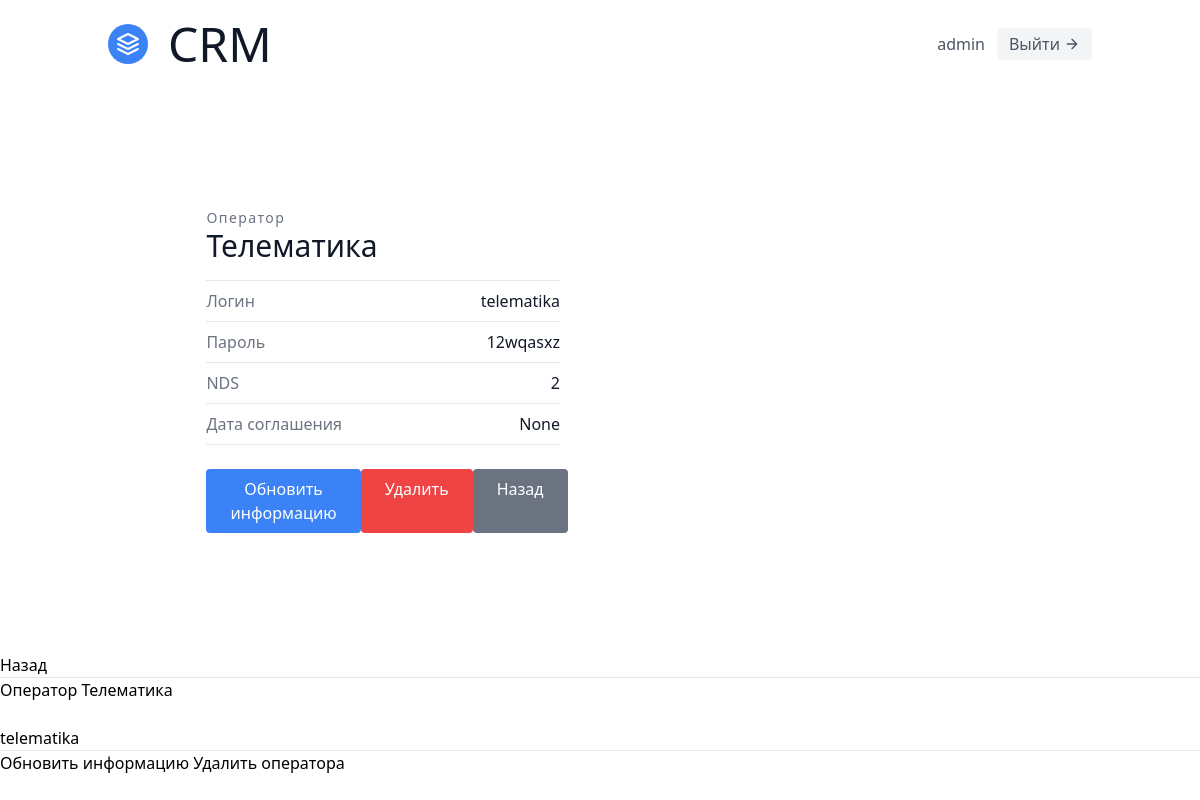
The page /operators/3/ (signed in) on the database its author committed.
### info/models.py (models this page shows, shortened)
class User(AbstractUser):
	pass

class Operator(models.Model):
	fullname = models.CharField(max_length=256)
	host = models.CharField(max_length=128)
	login = models.CharField(max_length=40)
	password = models.CharField(max_length=50)
	nds = models.IntegerField(null=True)
	proc = models.IntegerField(null=True)
	rod = models.CharField(max_length=256, null=True)
	sogl = models.DateField(auto_now_add=False, default=date.today, null=True)
	sogl_date = models.DateField(auto_now_add=False, default=date.today, null=True)
	name = models.CharField(max_length=256, null=True)
	name_podp = models.CharField(max_length=256, null=True)
	inn = models.CharField(max_length=256, null=True)
	proc_case = models.TextField(null=True)
	kpp = models.CharField(max_length=256, null=True)
	id_parent = models.IntegerField(null=True)
	tel = models.CharField(max_length=128, null=True)
	mail = models.CharField(max_length=128, null=True)
	organisation = models.ForeignKey('UserProfile', on_delete=SET_NULL, null=True)
	class Meta:
		verbose_name = 'Оператор'
		verbose_name_plural = 'Операторы'

### info/views.py (the view)
# urls.py: path('operators/<int:pk>/', OperatorsDetailView.as_view(), name='operators_unique'),
class OperatorsDetailView(LoginRequiredMixin, generic.DetailView):
	template_name = "info/operators/operators_details.html"
	queryset = Operator.objects.all()
	context_object_name = 'operator'

### templates/info/operators/operators_details.html (shortened to what this page needs)
{% extends 'base.html' %}
{% block main %}
<section class="text-gray-600 body-font overflow-hidden">
	<div class="container px-5 py-24 mx-auto">
		<div class="lg:w-4/5 mx-auto flex flex-wrap">
			<div class="lg:w-1/2 w-full lg:pr-10 lg:py-6 mb-6 lg:mb-0">
				<h2 class="text-sm title-font text-gray-500 tracking-widest">Оператор</h2>
				<h1 class="text-gray-900 text-3xl title-font font-medium mb-4">{{ operator.fullname }}</h1>
				<div class="flex border-t border-gray-200 py-2">
					<span class="text-gray-500">Логин</span>
					<span class="ml-auto text-gray-900">{{ operator.login }}</span>
				</div>
				<div class="flex border-t border-gray-200 py-2">
					<span class="text-gray-500">Пароль</span>
					<span class="ml-auto text-gray-900">{{ operator.password }}</span>
				</div>
				<div class="flex border-t border-gray-200 py-2">
					<span class="text-gray-500">NDS</span>
					<span class="ml-auto text-gray-900">{{ operator.nds }}</span>
				</div>
				<div class="flex border-t border-b mb-6 border-gray-200 py-2">
					<span class="text-gray-500">Дата соглашения</span>
					<span class="ml-auto text-gray-900">{{ operator.sogl_date }}</span>
				</div>
				<div class="flex">
					<button
						class="flex ml-auto text-white bg-blue-500 border-0 py-2 px-6 focus:outline-none hover:bg-blue-600 rounded">
						<a href="{% url 'main:operators_update' operator.pk %}">Обновить информацию</a>
					</button>
					<button
						class="flex ml-auto text-white bg-red-500 border-0 py-2 px-6 focus:outline-none hover:bg-red-600 rounded">
						<a href="{% url 'main:operators_delete' operator.pk %}">Удалить</a>
					</button>
					<button
						class="flex ml-auto text-white bg-gray-500 border-0 py-2 px-6 focus:outline-none hover:bg-gray-600 rounded">
						<a href="../">Назад</a>
					</button>
				</div>
			</div>
		</div>
	</div>
</section>
<a href="{% url 'main:operators_list' %}">Назад</a>
<hr>
<h1>Оператор {{ operator.fullname }}</h1><br>
<p>{{ operator.login }}</p>
<hr>
<a href="{% url 'main:operators_update' operator.pk %}">Обновить информацию</a>
<a href="{% url 'main:operators_delete' operator.pk %}">Удалить оператора</a>
{% endblock %}

### templates/navbar.html (shortened to what this page needs)
<header class="text-gray-600 body-font">
	<div class="container mx-auto flex flex-wrap p-5 flex-col md:flex-row items-center">
		<a class="flex title-font font-medium items-center text-gray-900 mb-4 md:mb-0">
			<svg xmlns="http://www.w3.org/2000/svg" fill="none" stroke="currentColor" stroke-linecap="round"
				stroke-linejoin="round" stroke-width="2" class="w-10 h-10 text-white p-2 bg-blue-500 rounded-full"
				viewBox="0 0 24 24">
				<path d="M12 2L2 7l10 5 10-5-10-5zM2 17l10 5 10-5M2 12l10 5 10-5"></path>
			</svg>
			<span class="ml-5 text-5xl">CRM</span>
		</a>
		{% if request.user.is_authenticated %}
		{{request.user.username}}
		<a href="{% url 'logout' %}"
			class="ml-3 inline-flex items-center bg-gray-100 border-0 py-1 px-3 focus:outline-none hover:bg-gray-200 rounded text-base mt-4 md:mt-0">
			Выйти
			<svg fill="none" stroke="currentColor" stroke-linecap="round" stroke-linejoin="round" stroke-width="2"
				class="w-4 h-4 ml-1" viewBox="0 0 24 24">
				<path d="M5 12h14M12 5l7 7-7 7"></path>
			</svg>
		</a>
		{% endif %}
	</div>
</header>

### rows shown on the page
User: user.username "admin"
Operator: fullname "Телематика", login "telematika", password "12wqasxz", nds "2", sogl_date "None"
